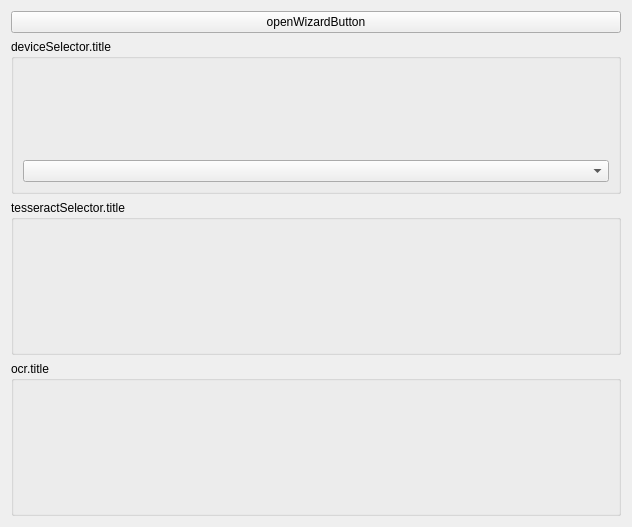
<?xml version="1.0" encoding="UTF-8"?>
<ui version="4.0">
 <class>TabOcr</class>
 <widget class="QWidget" name="TabOcr">
  <property name="geometry">
   <rect>
    <x>0</x>
    <y>0</y>
    <width>632</width>
    <height>527</height>
   </rect>
  </property>
  <property name="windowTitle">
   <string notr="true">TabOcr</string>
  </property>
  <layout class="QVBoxLayout" name="verticalLayout_3">
   <item>
    <widget class="QPushButton" name="openWizardButton">
     <property name="text">
      <string>openWizardButton</string>
     </property>
    </widget>
   </item>
   <item>
    <widget class="QGroupBox" name="groupBox">
     <property name="title">
      <string>deviceSelector.title</string>
     </property>
     <layout class="QVBoxLayout" name="verticalLayout">
      <item>
       <widget class="FileSelector" name="deviceFileSelector" native="true"/>
      </item>
      <item>
       <widget class="DevicesComboBox" name="deviceComboBox"/>
      </item>
     </layout>
    </widget>
   </item>
   <item>
    <widget class="QGroupBox" name="groupBox_4">
     <property name="title">
      <string>tesseractSelector.title</string>
     </property>
     <layout class="QVBoxLayout" name="verticalLayout_5">
      <item>
       <widget class="FileSelector" name="tesseractFileSelector" native="true"/>
      </item>
     </layout>
    </widget>
   </item>
   <item>
    <widget class="QGroupBox" name="groupBox_2">
     <property name="title">
      <string>ocr.title</string>
     </property>
     <layout class="QHBoxLayout" name="horizontalLayout">
      <item>
       <widget class="OcrQueue" name="ocrQueue" native="true"/>
      </item>
     </layout>
    </widget>
   </item>
  </layout>
 </widget>
 <customwidgets>
  <customwidget>
   <class>FileSelector</class>
   <extends>QWidget</extends>
   <header>ui.implements.components</header>
   <container>1</container>
  </customwidget>
  <customwidget>
   <class>DevicesComboBox</class>
   <extends>QComboBox</extends>
   <header>ui.implements.components</header>
  </customwidget>
  <customwidget>
   <class>OcrQueue</class>
   <extends>QWidget</extends>
   <header>ui.implements.components</header>
   <container>1</container>
  </customwidget>
 </customwidgets>
 <resources/>
 <connections/>
</ui>
